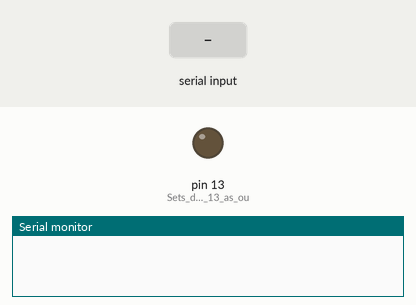
Bench run of a sketch on a simulated Arduino Uno, built with avr-gcc and run on an emulated ATmega328P. Parts: output pins drawn as LEDs (lit = HIGH), the last lines printed to the serial monitor. Inputs (shaded band) come from the test bench.

Above: at 1.2 s.
1.3 s: "f\n" received over Serial
At 2.1 s:
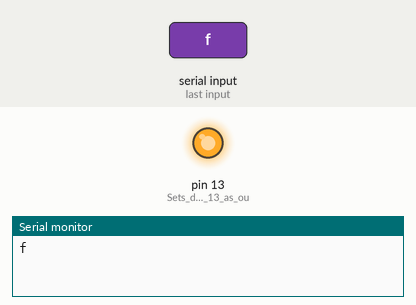
3.8 s: "1\n" received over Serial
Timing chart, 0 to 6.8 s (numbered marks = the images above; inputs shaded):
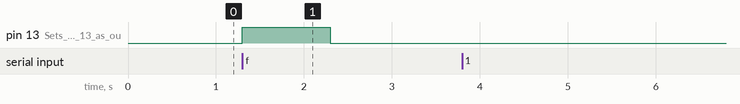

Measured:
- after the input at 1.3 s, pin 13 (Sets_digital_pin_13_as_ou): LOW → HIGH at once, → LOW 1.0 s later

The sketch:

SimpleBT.ino
```cpp
char data = 0;                //Variable for storing received data
void setup()
{
Serial.begin(9600);         //Sets the data rate in bits per second (baud) for serial data transmission
pinMode(13, OUTPUT);        //Sets digital pin 13 as output pin
}
void loop()
{
if(Serial.available() > 0)  // Send data only when you receive data:
{

data = Serial.read();      //Read the incoming data and store it into variable data
Serial.print(data);        //Print Value inside data in Serial monitor
Serial.print("\n");
//New line
 if (data == 'f') {
  digitalWrite(LED_BUILTIN, HIGH);   // turn the LED on (HIGH is the voltage level)
  delay(1000);                       // wait for a second
  digitalWrite(LED_BUILTIN, LOW);    // turn the LED off by making the voltage LOW
  delay(1000);
 }
}
}

//TO DZIALA NA NP PORTACH 2 I 3 DLA TERMINALA W ARDUINO I DLA RX I TX DLA APKI BLUETOOTH ALE NIE MOJEJ
//APLIKACJA TEST DZIALA!!!
```
